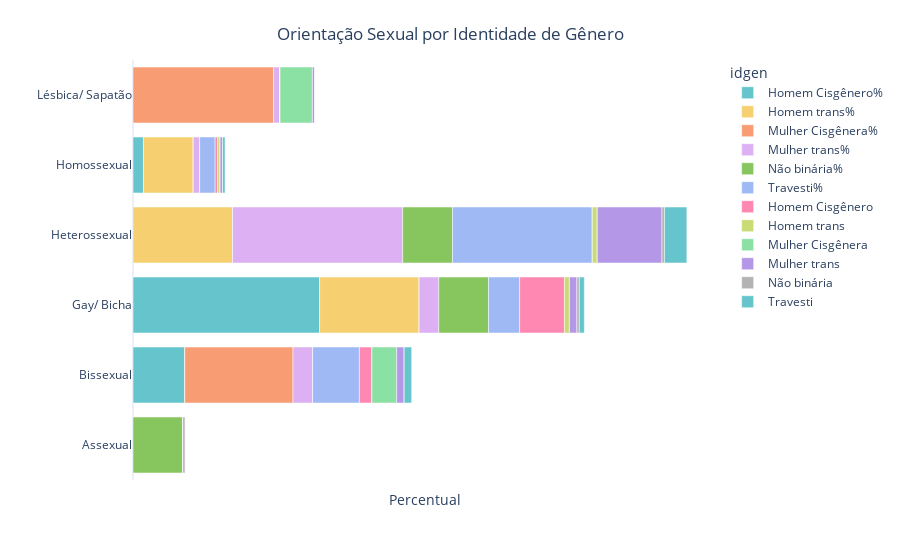

The notebook cell saved with this chart:
### Code cell
fig1 = orient_idgen.plot(kind='barh',template='plotly_white',
              labels = dict(orientsex='', value='Percentual', raca=''),
              color_discrete_sequence=px.colors.qualitative.Pastel)

fig1.update_xaxes(showticklabels=False)


fig1.update_xaxes( showgrid=False, gridwidth=1, gridcolor='lightgray',
showline=False, linewidth=1, linecolor='black')
fig1.update_yaxes(showgrid=False, gridwidth=1, gridcolor='lightgray',
showline=False, linewidth=1, linecolor='black')
    
fig1.update_layout(title={
    'text' : 'Orientação Sexual por Identidade de Gênero',
    'y': 0.95,
    'x': 0.5
})

fig1.show()

### Figure 1 — Plotly figure (JSON) as saved in the notebook; plotly's stock layout.template omitted (floating-point values rounded to 4 significant figures)
{"data": [{"alignmentgroup": "True", "hovertemplate": "idgen=Homem Cisgênero%<br>Percentual=%{x}<br>=%{y}<extra></extra>", "legendgroup": "Homem Cisgênero%", "marker": {"color": "rgb(102, 197, 204)", "pattern": {"shape": ""}}, "name": "Homem Cisgênero%", "offsetgroup": "Homem Cisgênero%", "orientation": "h", "showlegend": true, "textposition": "auto", "type": "bar", "x": [0, 20.8, 75, 0, 4.2, 0], "xaxis": "x", "y": ["Assexual", "Bissexual", "Gay/ Bicha", "Heterossexual", "Homossexual", "Lésbica/ Sapatão"], "yaxis": "y"}, {"alignmentgroup": "True", "hovertemplate": "idgen=Homem trans%<br>Percentual=%{x}<br>=%{y}<extra></extra>", "legendgroup": "Homem trans%", "marker": {"color": "rgb(246, 207, 113)", "pattern": {"shape": ""}}, "name": "Homem trans%", "offsetgroup": "Homem trans%", "orientation": "h", "showlegend": true, "textposition": "auto", "type": "bar", "x": [0, 0, 40, 40, 20, 0], "xaxis": "x", "y": ["Assexual", "Bissexual", "Gay/ Bicha", "Heterossexual", "Homossexual", "Lésbica/ Sapatão"], "yaxis": "y"}, {"alignmentgroup": "True", "hovertemplate": "idgen=Mulher Cisgênera%<br>Percentual=%{x}<br>=%{y}<extra></extra>", "legendgroup": "Mulher Cisgênera%", "marker": {"color": "rgb(248, 156, 116)", "pattern": {"shape": ""}}, "name": "Mulher Cisgênera%", "offsetgroup": "Mulher Cisgênera%", "orientation": "h", "showlegend": true, "textposition": "auto", "type": "bar", "x": [0, 43.5, 0, 0, 0, 56.5], "xaxis": "x", "y": ["Assexual", "Bissexual", "Gay/ Bicha", "Heterossexual", "Homossexual", "Lésbica/ Sapatão"], "yaxis": "y"}, {"alignmentgroup": "True", "hovertemplate": "idgen=Mulher trans%<br>Percentual=%{x}<br>=%{y}<extra></extra>", "legendgroup": "Mulher trans%", "marker": {"color": "rgb(220, 176, 242)", "pattern": {"shape": ""}}, "name": "Mulher trans%", "offsetgroup": "Mulher trans%", "orientation": "h", "showlegend": true, "textposition": "auto", "type": "bar", "x": [0, 7.9, 7.9, 68.4, 2.6, 2.6], "xaxis": "x", "y": ["Assexual", "Bissexual", "Gay/ Bicha", "Heterossexual", "Homossexual", "Lésbica/ Sapatão"], "yaxis": "y"}, {"alignmentgroup": "True", "hovertemplate": "idgen=Não binária%<br>Percentual=%{x}<br>=%{y}<extra></extra>", "legendgroup": "Não binária%", "marker": {"color": "rgb(135, 197, 95)", "pattern": {"shape": ""}}, "name": "Não binária%", "offsetgroup": "Não binária%", "orientation": "h", "showlegend": true, "textposition": "auto", "type": "bar", "x": [20, 0, 20, 20, 0, 0], "xaxis": "x", "y": ["Assexual", "Bissexual", "Gay/ Bicha", "Heterossexual", "Homossexual", "Lésbica/ Sapatão"], "yaxis": "y"}, {"alignmentgroup": "True", "hovertemplate": "idgen=Travesti%<br>Percentual=%{x}<br>=%{y}<extra></extra>", "legendgroup": "Travesti%", "marker": {"color": "rgb(158, 185, 243)", "pattern": {"shape": ""}}, "name": "Travesti%", "offsetgroup": "Travesti%", "orientation": "h", "showlegend": true, "textposition": "auto", "type": "bar", "x": [0, 18.8, 12.5, 56.2, 6.2, 0], "xaxis": "x", "y": ["Assexual", "Bissexual", "Gay/ Bicha", "Heterossexual", "Homossexual", "Lésbica/ Sapatão"], "yaxis": "y"}, {"alignmentgroup": "True", "hovertemplate": "idgen=Homem Cisgênero<br>Percentual=%{x}<br>=%{y}<extra></extra>", "legendgroup": "Homem Cisgênero", "marker": {"color": "rgb(254, 136, 177)", "pattern": {"shape": ""}}, "name": "Homem Cisgênero", "offsetgroup": "Homem Cisgênero", "orientation": "h", "showlegend": true, "textposition": "auto", "type": "bar", "x": [0, 5, 18, 0, 1, 0], "xaxis": "x", "y": ["Assexual", "Bissexual", "Gay/ Bicha", "Heterossexual", "Homossexual", "Lésbica/ Sapatão"], "yaxis": "y"}, {"alignmentgroup": "True", "hovertemplate": "idgen=Homem trans<br>Percentual=%{x}<br>=%{y}<extra></extra>", "legendgroup": "Homem trans", "marker": {"color": "rgb(201, 219, 116)", "pattern": {"shape": ""}}, "name": "Homem trans", "offsetgroup": "Homem trans", "orientation": "h", "showlegend": true, "textposition": "auto", "type": "bar", "x": [0, 0, 2, 2, 1, 0], "xaxis": "x", "y": ["Assexual", "Bissexual", "Gay/ Bicha", "Heterossexual", "Homossexual", "Lésbica/ Sapatão"], "yaxis": "y"}, {"alignmentgroup": "True", "hovertemplate": "idgen=Mulher Cisgênera<br>Percentual=%{x}<br>=%{y}<extra></extra>", "legendgroup": "Mulher Cisgênera", "marker": {"color": "rgb(139, 224, 164)", "pattern": {"shape": ""}}, "name": "Mulher Cisgênera", "offsetgroup": "Mulher Cisgênera", "orientation": "h", "showlegend": true, "textposition": "auto", "type": "bar", "x": [0, 10, 0, 0, 0, 13], "xaxis": "x", "y": ["Assexual", "Bissexual", "Gay/ Bicha", "Heterossexual", "Homossexual", "Lésbica/ Sapatão"], "yaxis": "y"}, {"alignmentgroup": "True", "hovertemplate": "idgen=Mulher trans<br>Percentual=%{x}<br>=%{y}<extra></extra>", "legendgroup": "Mulher trans", "marker": {"color": "rgb(180, 151, 231)", "pattern": {"shape": ""}}, "name": "Mulher trans", "offsetgroup": "Mulher trans", "orientation": "h", "showlegend": true, "textposition": "auto", "type": "bar", "x": [0, 3, 3, 26, 1, 1], "xaxis": "x", "y": ["Assexual", "Bissexual", "Gay/ Bicha", "Heterossexual", "Homossexual", "Lésbica/ Sapatão"], "yaxis": "y"}, {"alignmentgroup": "True", "hovertemplate": "idgen=Não binária<br>Percentual=%{x}<br>=%{y}<extra></extra>", "legendgroup": "Não binária", "marker": {"color": "rgb(179, 179, 179)", "pattern": {"shape": ""}}, "name": "Não binária", "offsetgroup": "Não binária", "orientation": "h", "showlegend": true, "textposition": "auto", "type": "bar", "x": [1, 0, 1, 1, 0, 0], "xaxis": "x", "y": ["Assexual", "Bissexual", "Gay/ Bicha", "Heterossexual", "Homossexual", "Lésbica/ Sapatão"], "yaxis": "y"}, {"alignmentgroup": "True", "hovertemplate": "idgen=Travesti<br>Percentual=%{x}<br>=%{y}<extra></extra>", "legendgroup": "Travesti", "marker": {"color": "rgb(102, 197, 204)", "pattern": {"shape": ""}}, "name": "Travesti", "offsetgroup": "Travesti", "orientation": "h", "showlegend": true, "textposition": "auto", "type": "bar", "x": [0, 3, 2, 9, 1, 0], "xaxis": "x", "y": ["Assexual", "Bissexual", "Gay/ Bicha", "Heterossexual", "Homossexual", "Lésbica/ Sapatão"], "yaxis": "y"}], "layout": {"barmode": "relative", "legend": {"title": {"text": "idgen"}, "tracegroupgap": 0}, "margin": {"t": 60}, "title": {"text": "Orientação Sexual por Identidade de Gênero", "x": 0.5, "y": 0.95}, "xaxis": {"anchor": "y", "domain": [0, 1], "gridcolor": "lightgray", "gridwidth": 1, "linecolor": "black", "linewidth": 1, "showgrid": false, "showline": false, "showticklabels": false, "title": {"text": "Percentual"}}, "yaxis": {"anchor": "x", "domain": [0, 1], "gridcolor": "lightgray", "gridwidth": 1, "linecolor": "black", "linewidth": 1, "showgrid": false, "showline": false, "title": {"text": ""}}}}
